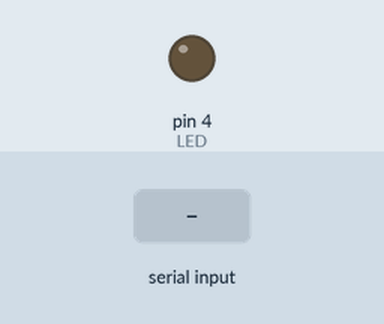
Bench run of a sketch on a simulated Arduino Uno, built with avr-gcc and run on an emulated ATmega328P. Shown: output pins drawn as LEDs (lit = HIGH). The inputs (shaded band) are chosen by the test bench.

Above: at 1.2 s.
1.3 s: "1" received over Serial
At 2.1 s:
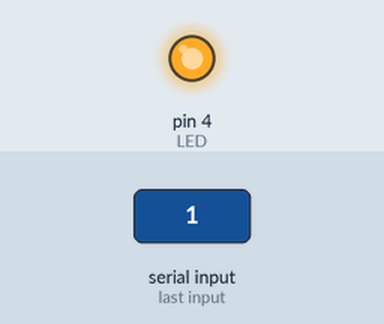
2.8 s: "0" received over Serial
At 3.3 s:
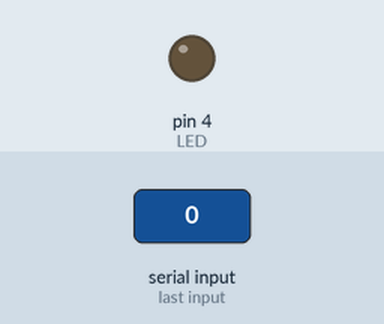
Timing chart, 0 to 5.8 s (numbered marks = the images above; inputs shaded):
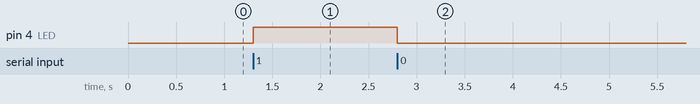

The sketch:

app_mit_bluetooth.ino
```cpp
const int LED = 4;

void setup()  {
Serial.begin(9600);
pinMode(LED,  OUTPUT);
}


void loop() {

  if(Serial.available()){

    char data = Serial.read();

    if(data == '1'){
      digitalWrite(4,HIGH);
    }
    else if(data == '0'){
      digitalWrite(4,LOW);
    }
  }
}
```

Measured:
- after the input at 1.3 s, pin 4 (LED): LOW → HIGH at once
- after the input at 2.8 s, pin 4 (LED): HIGH → LOW at once
